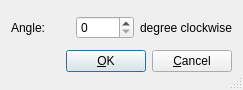
<?xml version="1.0" encoding="UTF-8"?>
<ui version="4.0">
 <class>SetTurnImagesOptionsDialog</class>
 <widget class="QDialog" name="SetTurnImagesOptionsDialog">
  <property name="geometry">
   <rect>
    <x>0</x>
    <y>0</y>
    <width>243</width>
    <height>90</height>
   </rect>
  </property>
  <property name="minimumSize">
   <size>
    <width>0</width>
    <height>0</height>
   </size>
  </property>
  <property name="maximumSize">
   <size>
    <width>16777215</width>
    <height>16777215</height>
   </size>
  </property>
  <property name="windowTitle">
   <string>Turn images</string>
  </property>
  <property name="sizeGripEnabled">
   <bool>true</bool>
  </property>
  <layout class="QGridLayout" name="gridLayout">
   <item row="0" column="2">
    <widget class="QLabel" name="label_10">
     <property name="text">
      <string>degree clockwise</string>
     </property>
    </widget>
   </item>
   <item row="1" column="0" colspan="3">
    <layout class="QHBoxLayout" name="horizontalLayout">
     <item>
      <spacer>
       <property name="orientation">
        <enum>Qt::Horizontal</enum>
       </property>
       <property name="sizeHint" stdset="0">
        <size>
         <width>40</width>
         <height>20</height>
        </size>
       </property>
      </spacer>
     </item>
     <item>
      <widget class="QPushButton" name="OK_pushButton">
       <property name="minimumSize">
        <size>
         <width>0</width>
         <height>0</height>
        </size>
       </property>
       <property name="text">
        <string>&amp;OK</string>
       </property>
       <property name="default">
        <bool>true</bool>
       </property>
      </widget>
     </item>
     <item>
      <widget class="QPushButton" name="Cancel_pushButton">
       <property name="text">
        <string>&amp;Cancel</string>
       </property>
      </widget>
     </item>
    </layout>
   </item>
   <item row="0" column="0">
    <widget class="QLabel" name="label_9">
     <property name="text">
      <string>Angle:</string>
     </property>
    </widget>
   </item>
   <item row="0" column="1">
    <widget class="QSpinBox" name="ImagesTurnAngle_spinBox">
     <property name="maximum">
      <number>359</number>
     </property>
     <property name="singleStep">
      <number>90</number>
     </property>
    </widget>
   </item>
  </layout>
 </widget>
 <tabstops>
  <tabstop>ImagesTurnAngle_spinBox</tabstop>
  <tabstop>OK_pushButton</tabstop>
  <tabstop>Cancel_pushButton</tabstop>
 </tabstops>
 <resources/>
 <connections/>
</ui>
